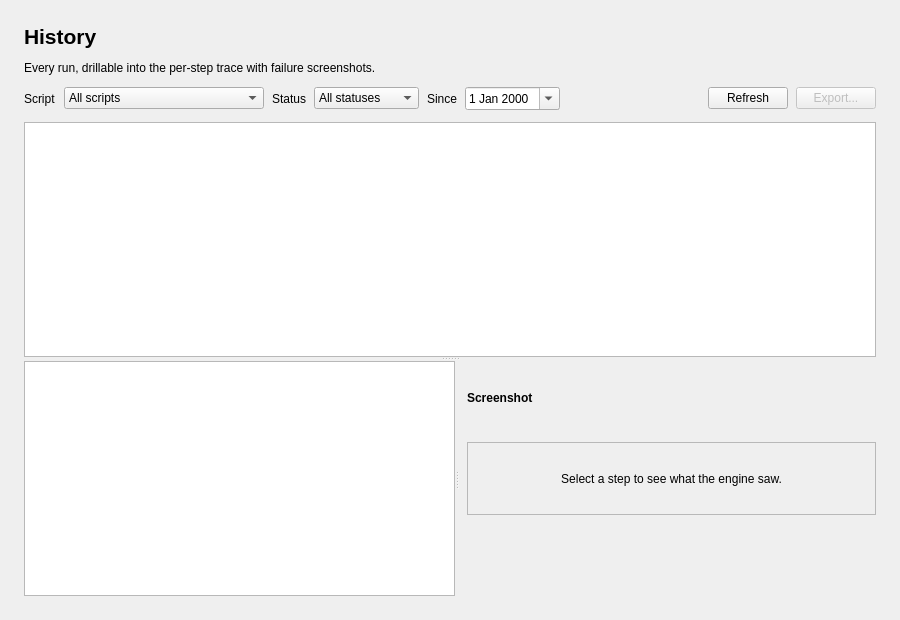
<?xml version="1.0" encoding="UTF-8"?>
<ui version="4.0">
 <class>HistoryPage</class>
 <widget class="QWidget" name="HistoryPage">
  <property name="geometry">
   <rect>
    <x>0</x>
    <y>0</y>
    <width>900</width>
    <height>620</height>
   </rect>
  </property>
  <property name="windowTitle">
   <string>History</string>
  </property>
  <layout class="QVBoxLayout" name="rootLayout">
   <property name="spacing">
    <number>12</number>
   </property>
   <property name="leftMargin">
    <number>24</number>
   </property>
   <property name="topMargin">
    <number>24</number>
   </property>
   <property name="rightMargin">
    <number>24</number>
   </property>
   <property name="bottomMargin">
    <number>24</number>
   </property>
   <item>
    <widget class="QLabel" name="titleLabel">
     <property name="font">
      <font>
       <pointsize>16</pointsize>
       <bold>true</bold>
      </font>
     </property>
     <property name="text">
      <string>History</string>
     </property>
    </widget>
   </item>
   <item>
    <widget class="QLabel" name="subtitleLabel">
     <property name="text">
      <string>Every run, drillable into the per-step trace with failure screenshots.</string>
     </property>
     <property name="wordWrap">
      <bool>true</bool>
     </property>
    </widget>
   </item>
   <item>
    <layout class="QHBoxLayout" name="filtersLayout">
     <property name="spacing">
      <number>8</number>
     </property>
     <item>
      <widget class="QLabel" name="scriptFilterLabel">
       <property name="text">
        <string>Script</string>
       </property>
      </widget>
     </item>
     <item>
      <widget class="QComboBox" name="scriptFilterCombo">
       <property name="minimumSize">
        <size>
         <width>200</width>
         <height>0</height>
        </size>
       </property>
       <item>
        <property name="text">
         <string>All scripts</string>
        </property>
       </item>
      </widget>
     </item>
     <item>
      <widget class="QLabel" name="statusFilterLabel">
       <property name="text">
        <string>Status</string>
       </property>
      </widget>
     </item>
     <item>
      <widget class="QComboBox" name="statusFilterCombo">
       <item>
        <property name="text">
         <string>All statuses</string>
        </property>
       </item>
       <item>
        <property name="text">
         <string>Completed</string>
        </property>
       </item>
       <item>
        <property name="text">
         <string>Failed</string>
        </property>
       </item>
       <item>
        <property name="text">
         <string>Aborted</string>
        </property>
       </item>
       <item>
        <property name="text">
         <string>Needs review</string>
        </property>
       </item>
      </widget>
     </item>
     <item>
      <widget class="QLabel" name="sinceLabel">
       <property name="text">
        <string>Since</string>
       </property>
      </widget>
     </item>
     <item>
      <widget class="QDateEdit" name="sinceDateEdit">
       <property name="calendarPopup">
        <bool>true</bool>
       </property>
      </widget>
     </item>
     <item>
      <spacer name="filtersSpacer">
       <property name="orientation">
        <enum>Qt::Horizontal</enum>
       </property>
       <property name="sizeHint" stdset="0">
        <size>
         <width>40</width>
         <height>20</height>
        </size>
       </property>
      </spacer>
     </item>
     <item>
      <widget class="QPushButton" name="refreshButton">
       <property name="text">
        <string>Refresh</string>
       </property>
      </widget>
     </item>
     <item>
      <widget class="QPushButton" name="exportButton">
       <property name="enabled">
        <bool>false</bool>
       </property>
       <property name="text">
        <string>Export...</string>
       </property>
      </widget>
     </item>
    </layout>
   </item>
   <item>
    <widget class="QSplitter" name="historySplitter">
     <property name="orientation">
      <enum>Qt::Vertical</enum>
     </property>
     <property name="childrenCollapsible">
      <bool>false</bool>
     </property>
     <widget class="QTableView" name="runsTable">
      <property name="minimumSize">
       <size>
        <width>0</width>
        <height>140</height>
       </size>
      </property>
      <property name="alternatingRowColors">
       <bool>true</bool>
      </property>
      <property name="selectionMode">
       <enum>QAbstractItemView::SingleSelection</enum>
      </property>
      <property name="selectionBehavior">
       <enum>QAbstractItemView::SelectRows</enum>
      </property>
      <property name="sortingEnabled">
       <bool>true</bool>
      </property>
      <attribute name="verticalHeaderVisible">
       <bool>false</bool>
      </attribute>
     </widget>
     <widget class="QSplitter" name="detailSplitter">
      <property name="orientation">
       <enum>Qt::Horizontal</enum>
      </property>
      <property name="childrenCollapsible">
       <bool>false</bool>
      </property>
      <widget class="QTableView" name="stepsTable">
       <property name="minimumSize">
        <size>
         <width>360</width>
         <height>140</height>
        </size>
       </property>
       <property name="alternatingRowColors">
        <bool>true</bool>
       </property>
       <property name="selectionBehavior">
        <enum>QAbstractItemView::SelectRows</enum>
       </property>
       <attribute name="verticalHeaderVisible">
        <bool>false</bool>
       </attribute>
      </widget>
      <widget class="QWidget" name="screenshotPanel">
       <layout class="QVBoxLayout" name="screenshotLayout">
        <property name="spacing">
         <number>8</number>
        </property>
        <property name="leftMargin">
         <number>8</number>
        </property>
        <property name="topMargin">
         <number>0</number>
        </property>
        <property name="rightMargin">
         <number>0</number>
        </property>
        <property name="bottomMargin">
         <number>0</number>
        </property>
        <item>
         <widget class="QLabel" name="screenshotTitle">
          <property name="font">
           <font>
            <bold>true</bold>
           </font>
          </property>
          <property name="text">
           <string>Screenshot</string>
          </property>
         </widget>
        </item>
        <item>
         <widget class="QLabel" name="screenshotView">
          <property name="minimumSize">
           <size>
            <width>240</width>
            <height>0</height>
           </size>
          </property>
          <property name="frameShape">
           <enum>QFrame::StyledPanel</enum>
          </property>
          <property name="text">
           <string>Select a step to see what the engine saw.</string>
          </property>
          <property name="alignment">
           <set>Qt::AlignCenter</set>
          </property>
          <property name="wordWrap">
           <bool>true</bool>
          </property>
         </widget>
        </item>
        <item>
         <widget class="QLabel" name="stepMessageLabel">
          <property name="font">
           <font>
            <italic>true</italic>
           </font>
          </property>
          <property name="text">
           <string/>
          </property>
          <property name="wordWrap">
           <bool>true</bool>
          </property>
         </widget>
        </item>
       </layout>
      </widget>
     </widget>
    </widget>
   </item>
  </layout>
 </widget>
 <resources/>
 <connections/>
</ui>
